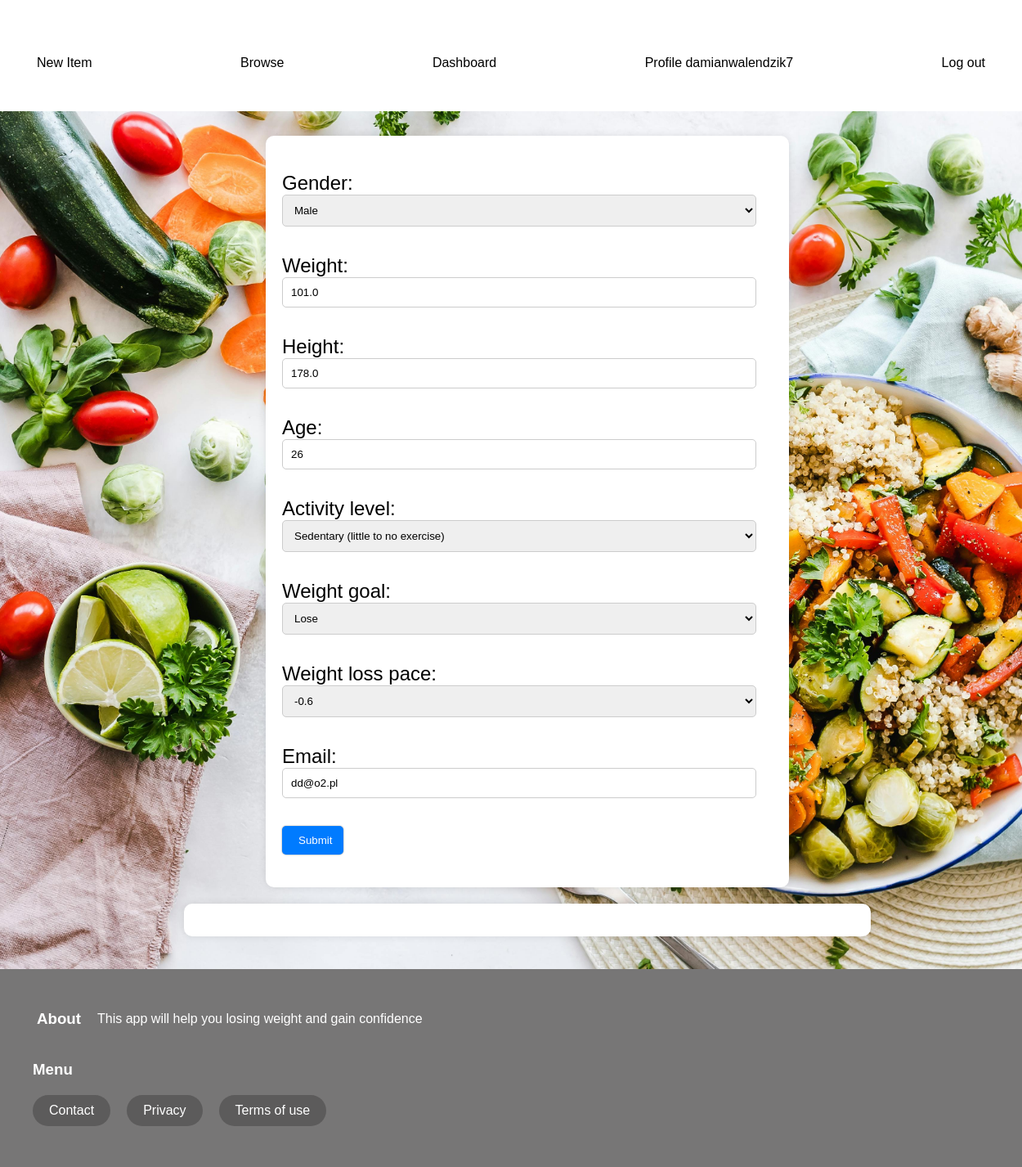
The app's page /api/profile/damianwalendzik7/editprofile/ (signed in) with its own data.
### products/models.py (models this page shows, shortened)
class UserProfile(models.Model):
    GENDER_CHOICES = [
        ('male', 'Male'),
        ('female', 'Female')
    ]
    WEIGHT_GOAL_CHOICES = [
        ('lose', 'Lose'),
        ('maintain', 'Maintain'),
        ('gain', 'Gain')
    ]
    ACTIVITY_LEVEL_CHOICES = [
        (1.2, 'Sedentary (little to no exercise)'),
        (1.375, 'Lightly active (light exercise/sports 1-3 days/week)'),
        (1.55, 'Moderately active (moderate exercise/sports 3-5 days/week)'),
        (1.725, 'Very active (hard exercise/sports 6-7 days a week)'),
        (1.9, 'Extra active (very hard exercise/sports & physical job)')
    ]
    WEIGHT_CHANGE_PACE_CHOICES = [
        (-1.0, '-1.0'), (-0.9, '-0.9'), (-0.8, '-0.8'),
        (-0.7, '-0.7'), (-0.6, '-0.6'), (-0.5, '-0.5'),
        (-0.4, '-0.4'), (-0.3, '-0.3'), (-0.2, '-0.2'),
        (-0.1, '-0.1'), (0.0, '0.0'), (0.1, '0.1'),
        (0.2, '0.2'), (0.3, '0.3'), (0.4, '0.4'),
        (0.5, '0.5'), (0.6, '0.6'), (0.7, '0.7'),
        (0.8, '0.8'), (0.9, '0.9'), (1.0, '1.0'),
    ]
    user = models.OneToOneField(User, on_delete=models.CASCADE)
    gender = models.CharField(choices=GENDER_CHOICES, max_length=6)
    weight = models.FloatField()
    height = models.FloatField()
    age = models.IntegerField(validators=[MinValueValidator(0), MaxValueValidator(120)])
    activity_level = models.FloatField(choices=ACTIVITY_LEVEL_CHOICES)
    weight_goal = models.CharField(choices=WEIGHT_GOAL_CHOICES, max_length=8)
    weight_loss_pace = models.FloatField(choices=WEIGHT_CHANGE_PACE_CHOICES, default=0)
    date=models.DateField(default=datetime.now)
    email=models.EmailField()

### products/views.py (the view, shortened to what this page needs)
class UpdateDeleteProfileAPIView(generics.RetrieveUpdateDestroyAPIView):
    authentication_classes = [SessionAuthentication]
    permission_classes = [IsAuthenticated]
    lookup_field = 'username'  # Assuming 'user' is the field to look up the UserProfile
    queryset = UserProfile.objects.all()
    serializer_class = FoodConsumptionSerializer
    renderer_classes = [TemplateHTMLRenderer]
    def get_object(self):
        username = self.kwargs.get('username')
        return get_object_or_404(UserProfile, user__username=username)
    def get(self, request, *args, **kwargs):
        instance = self.get_object()
        form = UserProfileForm(instance=instance)
        return Response({'form': form}, template_name="products/editprofile.html")

### products/forms.py
class UserProfileForm(forms.ModelForm):
    class Meta:
        model = UserProfile
        fields = [
            'gender',
            'weight',
            'height',
            'age',
            'activity_level',
            'weight_goal',
            'weight_loss_pace',
            'email',
        ]

### products/templates/products/editprofile.html (shortened to what this page needs)
{% extends 'products/base.html' %}
{% block content %}
<div class="block-content-profile">
  <form method="post" class="block-content-form">
    <div>
      {{ form.as_p }}
    </div>
    <div>
      <button type="submit">Submit</button>
    </div>
  </form>
</div>
{% endblock %}

### products/templates/products/base.html (shortened to what this page needs)
{% load static %}
<!DOCTYPE html>
<html>
<head>
    <link rel="stylesheet" href='{% static "products/css/base.css" %}' />
</head>
<body>
    <nav class="navbar">
        <a href="/" class="navbar text header">Kcal counting app</a>
        <div class="navbar container">
            <a href="#" class="link new-item-link">New Item</a>
            <a href="#" class="link browse-link">Browse</a>
            {% if user.is_authenticated %}
                <a href="{% url 'dashboard' request.user.username %}" class="link dashboard-link">Dashboard</a>
                <a href="{% url 'profile_view' user.username %}" class="link login-link">Profile {{ user.username }}</a>
                <a href="{% url 'logout' %}" class="link logout-link">Log out</a>
            {% else %}
                <a href="{% url 'register' %}" class="link signup-link">Sign up</a>
                <a href="{% url 'login' %}" class="link login-link">Log in</a>
            {% endif %}
        </div>
    </nav>
    <div class="content">
            {% block content %}
            {% endblock %}
        <div id="container">
        </div>
    </div>
    <footer class="footer">
        <div class="container container-footer">
            <h3 class="text footer-header">About</h3>
            <p class="footer-text">
                This app will help you losing weight and gain confidence
            </p>
        </div>
        <div class="footer-links">
            <h3 class="footer-links">Menu</h3>
            <ul>
                <li>
                    <a href="#" class="link contact-link">Contact</a>
                </li>
                <li>
                    <a href="#" class="link privacy-link">Privacy</a>
                </li>
                <li>
                    <a href="#" class="link terms-link">Terms of use</a>
                </li>
            </ul>
        </div>
    </footer>
</body>
</html>

### products/static/products/css/base.css (style rules this page uses)
body { font-family: Arial, sans-serif; margin: 0; padding: 0; }
.container { max-width: 1200px; margin: 0 auto; padding: 0 20px; }
.navbar { background-color: #FFFFFFE9; padding: 20px 0; color: #fff; }
.navbar.text { text-decoration: none; }
.navbar .container { display: flex; justify-content: space-between; }
.link { display: inline-block; padding: 10px 20px; border-radius: 20px; background-color: #FFFFFFE9; color: #000000; text-decoration: none; transition: background-color 0.3s ease; }
.content { position: relative; padding: 20px; color: #333; width: 100%; min-height: calc(100vh - 150px); font-size: 24px; z-index: 1; }
.footer { background-color: #555454CC; padding: 30px 0; color: #fff; z-index: 500; }
.footer-header { margin: 20px; }
.footer .container-footer { display: flex; align-items: center; }
.footer-links { margin: 20px; }
.footer-links ul { padding: 0; margin: 20px; display: flex; list-style: none; }
.footer-links li { margin-right: 20px; }
.footer .link { padding: 10px 20px; border-radius: 20px; background-color: #555454CC; color: #fff; text-decoration: none; transition: background-color 0.3s ease; }
.block-content-profile { position: relative; z-index: 1000; color: #000000 !important; background-color: #ffffff; width: calc(100% - 20px); max-width: 600px; padding: 20px; border-radius: 10px; margin-top: 10px; box-shadow: 0 0 10px rgba(0, 0, 0, 0.1); margin-bottom: 20px; left: 50%; transform: translateX(-50%); }
.block-content-form { width: 100%; }
.block-content-form div { margin-bottom: 20px; }
.block-content-form input[type="text"], .block-content-form input[type="email"], .block-content-form input[type="password"], .block-content-form select, .block-content-form textarea, .block-content-form input[type="number"] { width: calc(100% - 20px); padding: 10px; border: 1px solid #ccc; border-radius: 5px; margin-bottom: 10px; box-sizing: border-box; }
.block-content-form button[type="submit"] { background-color: #007bff; color: #fff; padding: 10px 20px; border: none; border-radius: 5px; cursor: pointer; transition: background-color 0.3s ease; }
button { width: 75px; cursor: pointer; box-shadow: 0px 0px 2px gray; border: none; outline: none; padding: 5px; border-radius: 5px; color: white; }
#container { position: relative; z-index: 1000; color: #000000 !important; background-color: #ffffff; width: calc(100% - 20px); max-width: 800px; padding: 20px; border-radius: 10px; margin-top: 10px; box-shadow: 0 0 10px rgba(0, 0, 0, 0.1); margin-bottom: 20px; left: 50%; transform: translateX(-50%); }

### records on screen
UserProfile: gender "Male", weight "101.0", height "178.0", age "26", activity_level "Sedentary (little to no exercise)", weight_goal "Lose", weight_loss_pace "-0.6", email "dd@o2.pl"

### other values on screen
{{ user.username }} "damianwalendzik7"
